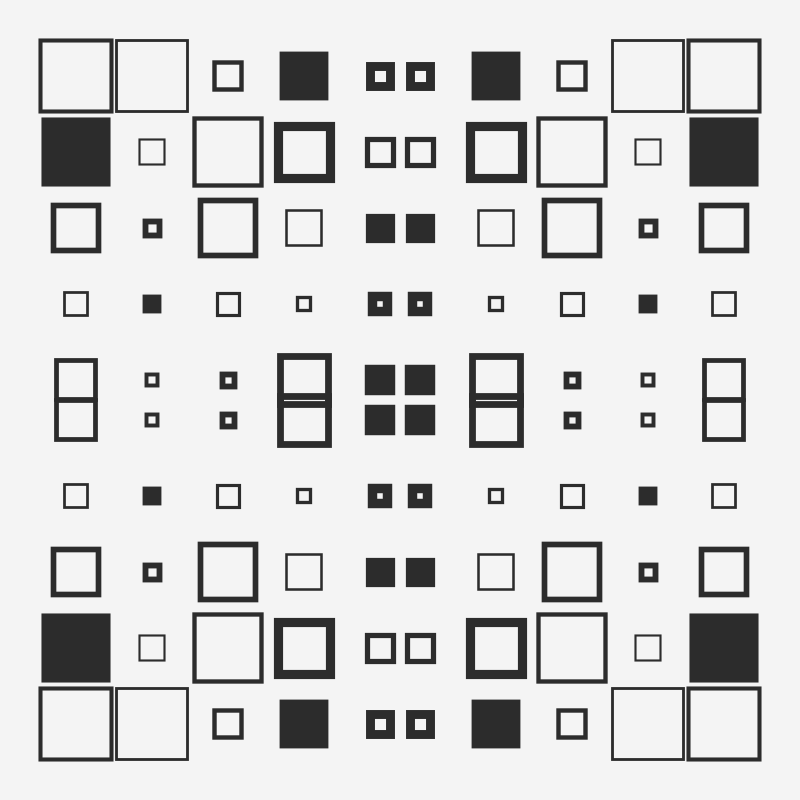
Frame 1 (no input)
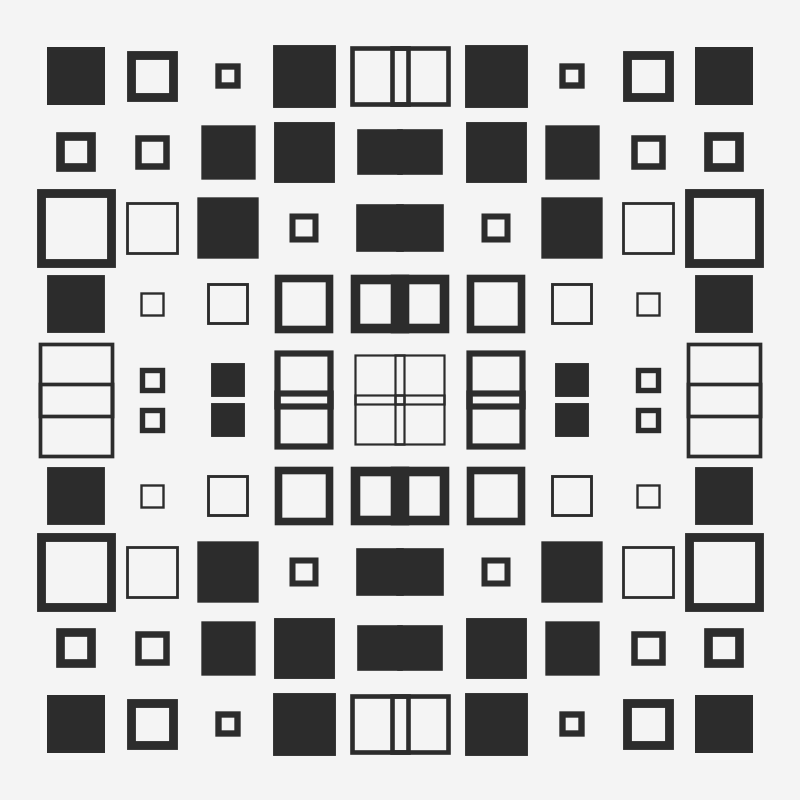
Frame 2 (the mouse pressed at the canvas centre, redrawn once)

The Processing sketch that drew these frames (run headless with seeded random() and noise(); the mouse was pressed at the canvas centre and the sketch redrawn once):

// Processing sketch: randomSquaresSymmetric
// ── randomSquaresSymmetric.pde
float minH;
float maxH;
float dist;
int amount = 6;
PVector pos;
void setup() {
  size(800, 800);
  background(244);
  dist = width/2/amount+10;
  noLoop();
}

void draw() {
  background(244);
  stroke(44);
  strokeWeight(1);
  //line(width/2, minH, width/2, maxH);

  for (int j=1; j<amount; j++) {

    for (int i=1; i<amount; i++) {

      pushMatrix();
      translate(dist*j, dist*i);
      pos = new PVector(dist*j, dist*i);
      setRandomStyle();
      drawSquare();
      popMatrix();
    }
  }
}

void drawSquare() {
  int size= int(random(10, 75));
  //for (float r=0; r<2; r+=1) {
    pushMatrix();
    //rotate(radians(44));
    rectMode(CENTER);
    rect(0, 0, size, size); //<>//
    //rotate(radians(-44));
    rect(width-pos.x*2, 0, size, size);
    rect(width-pos.x*2, height-pos.y*2, size, size);
    rect(0, height-pos.y*2, size, size);
    
    popMatrix();
  //}
}


void setRandomStyle() {
  int fill=int(random(100)); 
  if (fill%3==0 || fill%3==1) {
    //if (int(random(10))%2==0)
      noFill();
    //else
    //  fill(244);
    strokeWeight(random(2, 10));
    stroke(44);
  } else {
    fill(44);
  }
}


void mousePressed() {
  redraw();
}
